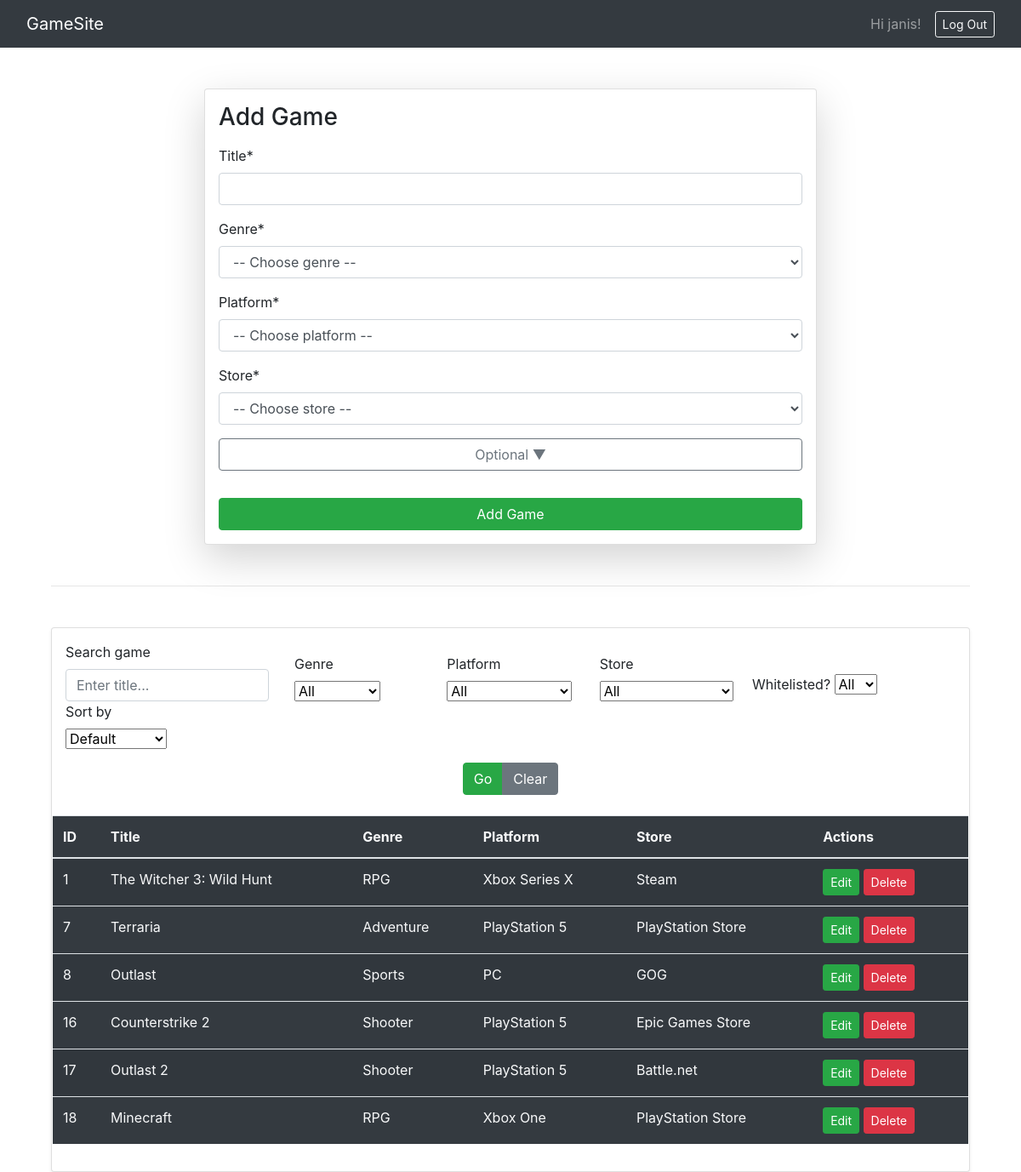
The app's page /games/ (signed in) with its own data.
### game_site/models.py (models this page shows, shortened)
class CustomUser(AbstractUser):
    USER_TYPE_CHOICES = (
        ("gamer", "Gamer"),
        ("dev", "Developer"),
    )
    user_type = models.CharField(
        max_length=5,
        choices=USER_TYPE_CHOICES,
        default="dev",
    )
    whitelisted_games = models.ManyToManyField(
        "Game",
        related_name="whitelisted_by",
        blank=True,
        help_text="Games this user has marked as ‘whitelisted’ (favorite).",
    )

class Game(models.Model):
    game_name = models.CharField(max_length=30)
    genre = models.ForeignKey(Genre, on_delete=models.CASCADE)
    platform = models.ForeignKey(Platform, on_delete=models.CASCADE)
    store = models.ForeignKey(Store, on_delete=models.CASCADE)
    size = models.ForeignKey(Size, on_delete=models.SET_NULL, null=True)
    developer = models.ForeignKey(Developer, on_delete=models.SET_NULL, null=True)
    publisher = models.ForeignKey(Publisher, on_delete=models.SET_NULL, null=True)
    dlc = models.ForeignKey(DLC, on_delete=models.SET_NULL, null=True, blank=True)
    game_mode = models.ForeignKey(GameMode, on_delete=models.SET_NULL, null=True)
    license = models.ForeignKey(License, on_delete=models.SET_NULL, null=True)
    system_requirements = models.ForeignKey(SystemRequirement, on_delete=models.SET_NULL, null=True)
    review = models.ForeignKey(Review, on_delete=models.SET_NULL, null=True, blank=True)
    multimedia = models.ForeignKey(Multimedia, on_delete=models.SET_NULL, null=True, blank=True)
    status = models.ForeignKey(Status, on_delete=models.SET_NULL, null=True)
    sales_history = models.ForeignKey(SalesHistory, on_delete=models.SET_NULL, null=True, blank=True)
    game_log = models.ForeignKey(GameLog, on_delete=models.SET_NULL, null=True, blank=True)
    rating = models.ForeignKey(Rating, on_delete=models.SET_NULL, null=True)
    online_status = models.ForeignKey(OnlineStatus, on_delete=models.SET_NULL, null=True, blank=True)
    award = models.ForeignKey(Award, on_delete=models.SET_NULL, null=True, blank=True)
    language = models.ForeignKey(Language, on_delete=models.SET_NULL, null=True)

class Genre(models.Model):
    genre_ID=models.IntegerField()
    Genre_Name=models.CharField(max_length=30)
    Genre_Popularity=models.CharField(max_length=20)
    def __str__(self):
        return self.Genre_Name

class Platform(models.Model):
    platform_ID=models.IntegerField()
    Platform_Name=models.CharField(max_length=30)
    def __str__(self):
        return self.Platform_Name

class Store(models.Model):
    store_ID=models.IntegerField()
    Store_Name=models.CharField(max_length=30)
    def __str__(self):
        return self.Store_Name

### game_site/views.py (the view, shortened to what this page needs)
# urls.py: path('games/', views.games_view, name="games"),
def games_view(request):
    games_qs = Game.objects.select_related(
        "genre", "platform", "store", "rating", "online_status"
    ).all()
    search_term      = request.GET.get("search", "").strip()
    genre_filter     = request.GET.get("genre", "")
    platform_filter  = request.GET.get("platform", "")
    store_filter     = request.GET.get("store", "")
    whitelisted      = request.GET.get("whitelisted")
    sort_by          = request.GET.get("sort", "")
    if search_term:
        games_qs = games_qs.filter(game_name__icontains=search_term)
    if genre_filter:
        games_qs = games_qs.filter(genre_id=genre_filter)
    if platform_filter:
        games_qs = games_qs.filter(platform_id=platform_filter)
    if store_filter:
        games_qs = games_qs.filter(store_id=store_filter)
    if whitelisted == "yes":
        games_qs = games_qs.filter(whitelisted_by=request.user)
    elif whitelisted == "no":
        games_qs = games_qs.exclude(whitelisted_by=request.user)
    if sort_by == "name":
        games_qs = games_qs.order_by("game_name")
    elif sort_by == "rating":
        games_qs = games_qs.order_by("-review__rating")
    elif sort_by == "players":
        games_qs = games_qs.order_by("-online_status__active_players")
    context = {
        "games": games_qs,
        "genres": Genre.objects.all(),
        "platforms": Platform.objects.all(),
        "stores": Store.objects.all(),
        "sizes": Size.objects.all(),
        "developers": Developer.objects.all(),
        "publishers": Publisher.objects.all(),
        "dlcs": DLC.objects.all(),
        "gamemodes": GameMode.objects.all(),
        "licenses": License.objects.all(),
        "sysreqs": SystemRequirement.objects.all(),
        "reviews": Review.objects.all(),
        "multimedias": Multimedia.objects.all(),
        "statuses": Status.objects.all(),
        "sales_histories": SalesHistory.objects.all(),
        "gamelogs": GameLog.objects.all(),
        "ratings": Rating.objects.all(),
        "online_statuses": OnlineStatus.objects.all(),
        "awards": Award.objects.all(),
        "languages": Language.objects.all(),
        "search": search_term,
        "selected_genre": genre_filter,
        "selected_platform": platform_filter,
        "selected_store": store_filter,
        "sort_by": sort_by,
        "whitelisted": whitelisted,
    }
    return render(request, "games.html", context)

### game_site/models.py (called while the page is built)
    def __str__(self):
        return f"{self.first_name} {self.last_name}"

### game_site/templates/games.html (shortened to what this page needs)
{% extends "base.html" %}
{% block content %}
<link href="https://maxcdn.bootstrapcdn.com/bootstrap/4.5.2/css/bootstrap.min.css" rel="stylesheet">
<div class="container mt-5">
  <form class="col-md-8 mx-auto card p-3 shadow-lg" method="post">
    <h3 class="mb-3">Add Game</h3>
    <div class="form-group mb-3">
      <label>Title*</label>
      <input name="game_name" type="text" class="form-control" required />
    </div>
    <div class="form-group mb-3">
      <label>Genre*</label>
      <select name="genre" class="form-control" required>
        <option value="">-- Choose genre --</option>
      </select>
    </div>
    <div class="form-group mb-3">
      <label>Platform*</label>
      <select name="platform" class="form-control" required>
        <option value="">-- Choose platform --</option>
      </select>
    </div>
    <div class="form-group mb-3">
      <label>Store*</label>
      <select name="store" class="form-control" required>
        <option value="">-- Choose store --</option>
      </select>
    </div>
    <button class="btn btn-outline-secondary mb-3"
            type="button"
            data-bs-toggle="collapse"
            data-bs-target="#optionalFields"
            aria-expanded="false">
      Optional ▼
    </button>
    <button type="submit" class="btn btn-success mt-3">Add Game</button>
  </form>
  <hr class="my-5" />
  <form method="get" class="card p-3 shadow-sm">
    <div class="row g-3 align-items-end">
      <div class="col-md-3">
        <label class="form-label">Search game</label>
        <input name="search" type="text" class="form-control"
               value="{{ search }}" placeholder="Enter title..." />
      </div>
      <div class="col-md-2">
        <label class="form-label">Genre</label>
        <select name="genre" class="form-select">
          <option value="">All</option>
        </select>
      </div>
      <div class="col-md-2">
        <label class="form-label">Platform</label>
        <select name="platform" class="form-select">
          <option value="">All</option>
        </select>
      </div>
      <div class="col-md-2">
        <label class="form-label">Store</label>
        <select name="store" class="form-select">
          <option value="">All</option>
        </select>
      </div>
      <div class="col-md-2">
        <label class="form-label">Whitelisted?</label>
        <select name="whitelisted" class="form-select">
          <option value="">All</option>
        </select>
      </div>
      <div class="col-md-2">
        <label class="form-label">Sort by</label>
        <select name="sort" class="form-select">
          <option value="">Default</option>
        </select>
      </div>
     <div class="col-12 d-flex justify-content-center mt-3 mb-4">
    <div class="btn-group gap-2" role="group">
        <button class="btn btn-success" type="submit">Go</button>
        <a href="{% url 'games' %}" class="btn btn-secondary">Clear</a>
    </div>
</div>
  </form>
  <table class="table table-striped table-hover align-middle">
    <thead>
      <tr>
        <th>ID</th>
        <th>Title</th>
        <th>Genre</th>
        <th>Platform</th>
        <th>Store</th>
        <th>Actions</th>
      </tr>
    </thead>
    <tbody>
      {% for game in games %}
        <tr>
          <td>{{ game.id }}</td>
          <td>{{ game.game_name }}</td>
          <td>{{ game.genre }}</td>
          <td>{{ game.platform }}</td>
          <td>{{ game.store }}</td>
          <td>
            <a href="/update_game/{{ game.id }}" class="btn btn-success btn-sm">Edit</a>
            <a href="/delete_game/{{ game.id }}" class="btn btn-danger btn-sm">Delete</a>
          </td>
        </tr>
      {% empty %}
        <tr>
          <td colspan="6" class="text-center text-muted">No games found.</td>
        </tr>
      {% endfor %}
    </tbody>
  </table>
</div>
{% endblock %}

### game_site/templates/Navbar/_navbar.html (shortened to what this page needs)
<nav class="navbar navbar-expand-lg navbar-dark bg-dark w-100">
    <div class="container-fluid">
        <a class="navbar-brand" href="/">GameSite</a>
        <div class="collapse navbar-collapse" id="navbarNav">
            <div class="ml-auto d-flex align-items-center">
                {% if user.is_authenticated %}
                    <span class="navbar-text me-2">Hi {{ user.username }}!&emsp;</span>
                    <form action="{% url 'logout' %}" method="post" class="d-inline">
                        <button type="submit" class="btn btn-outline-light btn-sm">Log Out</button>
                    </form>
                {% else %}
                    <a href="{% url 'login' %}" class="btn btn-outline-light btn-sm">Log In</a>
                {% endif %}
            </div>
        </div>
    </div>
</nav>

### game_site/templates/base.html (style rules this page uses)
table.table { background-color: #343a40; }
table.table td, table.table th { color: #f8f9fa; }

### records on screen
CustomUser: username "janis"
Game: id "1", game_name "The Witcher 3: Wild Hunt", genre "RPG", platform "Xbox Series X", store "Steam"
Game: id "7", game_name "Terraria", genre "Adventure", platform "PlayStation 5", store "PlayStation Store"
Game: id "8", game_name "Outlast", genre "Sports", platform "PC", store "GOG"
Game: id "16", game_name "Counterstrike 2", genre "Shooter", platform "PlayStation 5", store "Epic Games Store"
Game: id "17", game_name "Outlast 2", genre "Shooter", platform "PlayStation 5", store "Battle.net"
Game: id "18", game_name "Minecraft", genre "RPG", platform "Xbox One", store "PlayStation Store"
